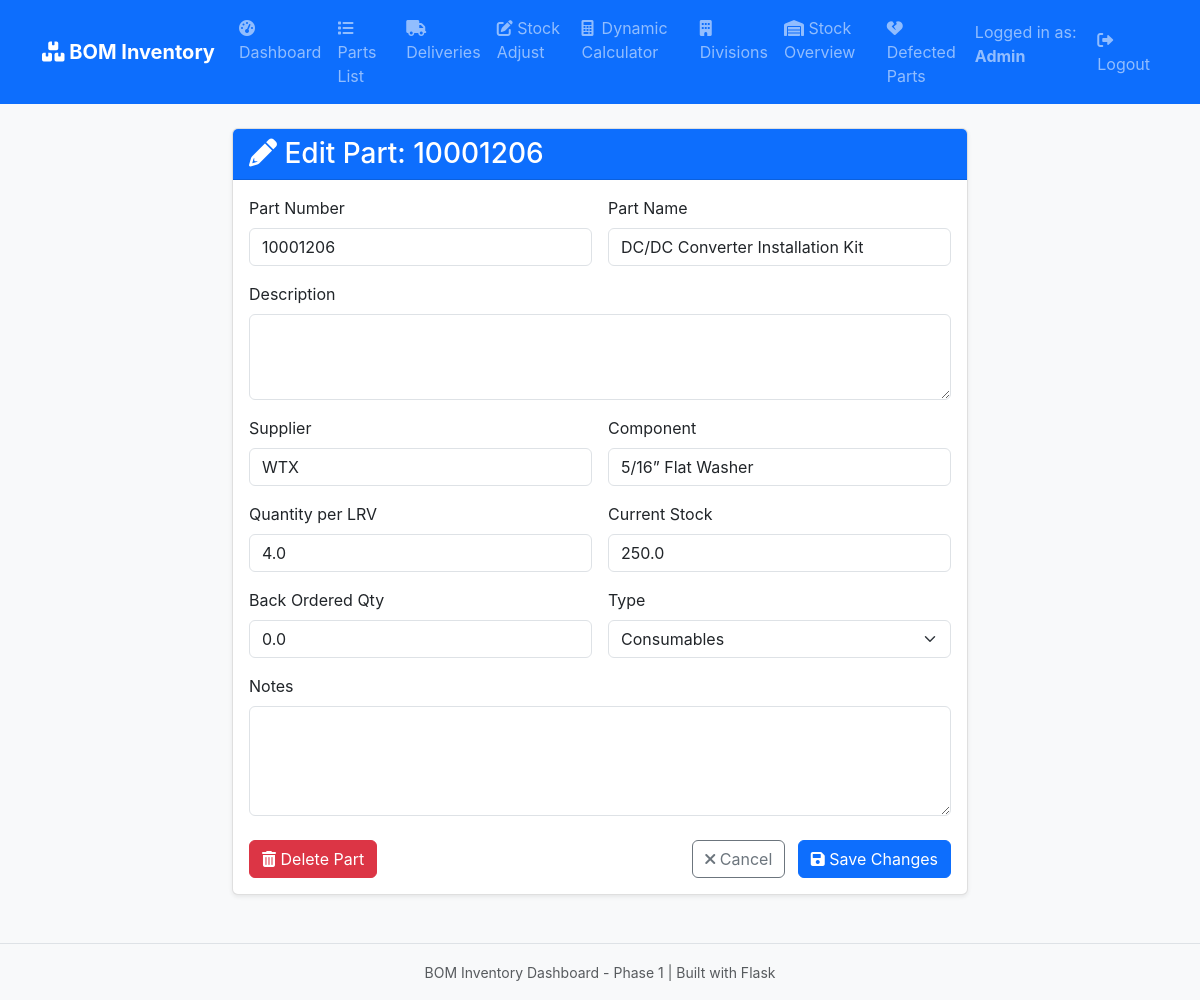
/edit_part/25 (signed in), run on the app's committed database.
### app/models.py (models this page shows, shortened)
class MainBOMStorage(db.Model):
    __tablename__ = 'main_bom_storage'
    id = db.Column(db.Integer, primary_key=True)
    part_number = db.Column(db.String(100), nullable=False, unique=True, index=True)
    part_name = db.Column(db.String(200), nullable=False, index=True)
    description = db.Column(db.Text)
    supplier = db.Column(db.String(100), nullable=False, index=True)
    component = db.Column(db.String(100), index=True)  # Which part of installation
    qty_per_lrv = db.Column(db.Float, nullable=False, default=0.0)
    total_needed_233_lrv = db.Column(db.Float, nullable=False, default=0.0)
    qty_on_site = db.Column(db.Float, nullable=False, default=0.0)
    qty_shipped_out = db.Column(db.Float, nullable=False, default=0.0)
    qty_current_stock = db.Column(db.Float, nullable=False, default=0.0, index=True)
    qty_ordered = db.Column(db.Float, nullable=False, default=0.0)
    back_order_qty = db.Column(db.Float, nullable=False, default=0.0)
    consumable_or_essential = db.Column(db.String(20), default='Essential', index=True)
    order_status = db.Column(db.String(50))
    notes = db.Column(db.Text)
    lrv_coverage = db.Column(db.Float, nullable=False, default=0.0, index=True)  # How many LRVs current stock covers
    created_at = db.Column(db.DateTime, default=datetime.utcnow, index=True)
    updated_at = db.Column(db.DateTime, default=datetime.utcnow, onupdate=datetime.utcnow)

### app/routes.py (the view, shortened to what this page needs)
@main.route('/edit_part/<int:part_id>', methods=['GET', 'POST'])
@admin_required
def edit_part(part_id):
    bom_item = MainBOMStorage.query.get_or_404(part_id)
    form = BOMItemForm(obj=bom_item)
    return render_template('edit_part.html', form=form, part=bom_item)

### app/forms.py
class BOMItemForm(FlaskForm):
    part_number = StringField('Part Number', validators=[DataRequired(), Length(max=100)])
    part_name = StringField('Part Name', validators=[DataRequired(), Length(max=200)])
    description = TextAreaField('Description', validators=[Optional(), Length(max=500)])
    supplier = StringField('Supplier', validators=[DataRequired(), Length(max=100)])
    component = StringField('Component', validators=[Optional(), Length(max=100)])
    qty_per_lrv = FloatField('Quantity per LRV', validators=[DataRequired(), NumberRange(min=0)])
    qty_on_site = FloatField('Quantity On Site', validators=[NumberRange(min=0)], default=0.0)
    qty_current_stock = FloatField('Current Stock', validators=[NumberRange(min=0)], default=0.0)
    back_order_qty = FloatField('Back Ordered Quantity', validators=[NumberRange(min=0)], default=0.0)
    consumable_or_essential = SelectField('Type',
                                        choices=[('Essential', 'Essential'), ('Consumables', 'Consumables')],
                                        validators=[Optional()])
    notes = TextAreaField('Notes', validators=[Optional(), Length(max=500)])

### app/routes.py (called while the page is built)
def admin_required(f):
    @wraps(f)
    def decorated_function(*args, **kwargs):
        if session.get('role') != 'admin':
            flash('You do not have permission to access this page.', 'error')
            return redirect(url_for('main.dashboard'))
        return f(*args, **kwargs)
    return decorated_function

@main.before_request
def require_login():
    allowed_endpoints = ['main.login', 'main.admin_login', 'main.login_viewer', 'static']
    if 'role' not in session and request.endpoint not in allowed_endpoints:
        return redirect(url_for('main.login'))

### app/templates/edit_part.html (shortened to what this page needs)
{% extends "base.html" %}
{% block content %}
<div class="row justify-content-center">
    <div class="col-lg-8">
        <div class="card shadow-sm">
            <div class="card-header bg-primary text-white">
                <h3 class="mb-0">
                    <i class="fas fa-pencil-alt"></i> Edit Part: {{ part.part_number }}
                </h3>
            </div>
            <div class="card-body">
                <form method="POST" action="{{ url_for('main.edit_part', part_id=part.id) }}" novalidate>
                    <div class="row g-3">
                        <div class="col-md-6">
                            <label for="part_number" class="form-label">Part Number</label>
                            {{ form.part_number(class="form-control", readonly=true) }}
                        </div>
                        <div class="col-md-6">
                            <label for="part_name" class="form-label">Part Name</label>
                            {{ form.part_name(class="form-control") }}
                        </div>
                        <div class="col-12">
                            <label for="description" class="form-label">Description</label>
                            {{ form.description(class="form-control", rows=3) }}
                        </div>
                        <div class="col-md-6">
                            <label for="supplier" class="form-label">Supplier</label>
                            {{ form.supplier(class="form-control") }}
                        </div>
                        <div class="col-md-6">
                            <label for="component" class="form-label">Component</label>
                            {{ form.component(class="form-control") }}
                        </div>
                        <div class="col-md-6">
                            <label for="qty_per_lrv" class="form-label">Quantity per LRV</label>
                            {{ form.qty_per_lrv(class="form-control") }}
                        </div>
                        <div class="col-md-6">
                            <label for="qty_current_stock" class="form-label">Current Stock</label>
                            {{ form.qty_current_stock(class="form-control") }}
                        </div>
                         <div class="col-md-6">
                            <label for="back_order_qty" class="form-label">Back Ordered Qty</label>
                            {{ form.back_order_qty(class="form-control") }}
                        </div>
                        <div class="col-md-6">
                            <label for="consumable_or_essential" class="form-label">Type</label>
                            {{ form.consumable_or_essential(class="form-select") }}
                        </div>
                        <div class="col-12">
                            <label for="notes" class="form-label">Notes</label>
                            {{ form.notes(class="form-control", rows=4) }}
                        </div>
                    </div>
                    <div class="mt-4 d-flex justify-content-between">
                        <div>
                            <button type="button" class="btn btn-danger" id="delete-button">
                                <i class="fas fa-trash-alt"></i> Delete Part
                            </button>
                        </div>
                        <div>
                            <a href="{{ url_for('main.parts_list') }}" class="btn btn-outline-secondary me-2">
                                <i class="fas fa-times"></i> Cancel
                            </a>
                            <button type="submit" class="btn btn-primary">
                                <i class="fas fa-save"></i> Save Changes
                            </button>
                        </div>
                    </div>
                </form>
            </div>
        </div>
    </div>
</div>
{% endblock %}

### app/templates/static/style.css (style rules this page uses)
body { font-family: -apple-system, BlinkMacSystemFont, "Segoe UI", Roboto, "Helvetica Neue", Arial, sans-serif; background-color: #f8f9fa; }
.card { box-shadow: 0 0.125rem 0.25rem rgba(0, 0, 0, 0.075); border: 1px solid rgba(0, 0, 0, 0.125); }
.card-header { background-color: #f8f9fa; border-bottom: 1px solid rgba(0, 0, 0, 0.125); }

### data on the page
MainBOMStorage: part_number "10001206", part_name "DC/DC Converter Installation Kit", supplier "WTX", component "5/16” Flat Washer", qty_per_lrv "4.0", qty_current_stock "250.0", back_order_qty "0.0", consumable_or_essential "Consumables"

### other printed values
{{ session['role']|capitalize }} "Admin"
